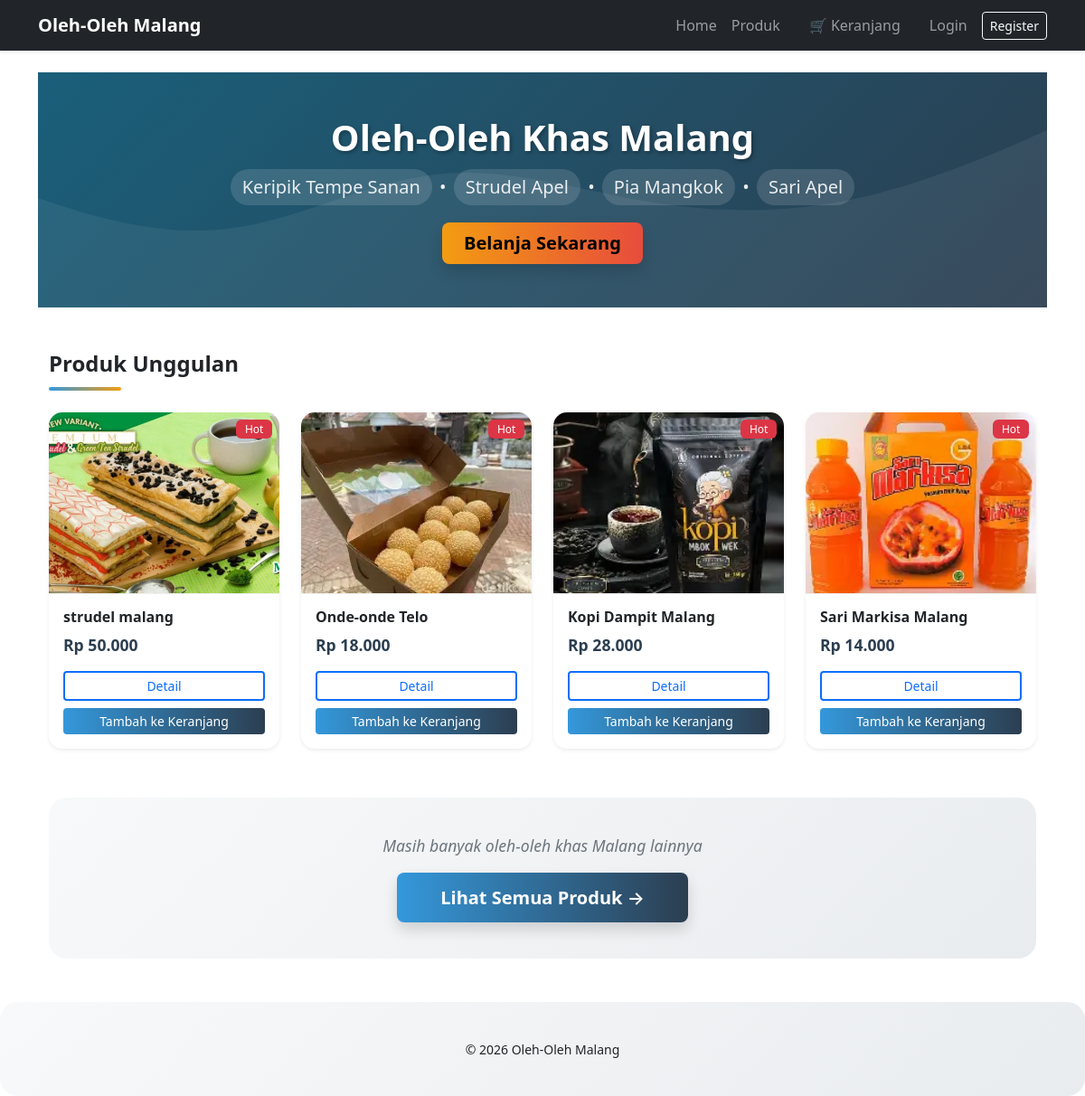
The page / on the database its author committed.
### tables this page shows
CREATE TABLE `produk` (
  `id_produk` int(11) NOT NULL,
  `id_kategori` int(11) DEFAULT NULL,
  `nama_produk` varchar(150) DEFAULT NULL,
  `harga` int(11) DEFAULT NULL,
  `stok` int(11) DEFAULT NULL,
  `gambar` varchar(100) DEFAULT NULL,
  `deskripsi` text,
  `created_at` datetime DEFAULT CURRENT_TIMESTAMP
);

### application/controllers/home.php (called while the page is built, shortened)
<?php
class Home extends CI_Controller {
    public function __construct()
    {
        $this->load->model('M_produk');
    }
    public function index()
    {
        $data['produk'] = $this->M_produk->get_limit(4);
        $this->load->view('templates/header');
        $this->load->view('home/index', $data);
        $this->load->view('templates/footer');
    }
}

### index.php (called while the page is built, shortened)
<?php
require_once BASEPATH.'core/CodeIgniter.php';

### application/models/M_produk.php (called while the page is built, shortened)
<?php
class M_produk extends CI_Model {
    public function get_limit($limit = 4)
    {
        $this->db->select('produk.*, kategori.nama_kategori');
        $this->db->from('produk');
        $this->db->join('kategori', 'kategori.id_kategori = produk.id_kategori', 'left');
        $this->db->order_by('produk.id_produk', 'DESC');
        $this->db->limit((int)$limit);
        return $this->db->get()->result();
    }
}

### application/views/home/index.php (the view, shortened to what this page needs)
<div class="bg-dark text-white py-5 mb-5">
  <div class="container text-center">
    <h1 class="fw-bold">Oleh-Oleh Khas Malang</h1>
    <p class="lead">
      <span>Keripik Tempe Sanan</span> • <span>Strudel Apel</span> • <span>Pia Mangkok</span> • <span>Sari Apel</span>
    </p>
    <a href="<?= base_url('produk') ?>" class="btn btn-warning btn-lg px-4 shadow">
      Belanja Sekarang
    </a>
  </div>
</div>
<div class="container mb-5">
  <h4 class="mb-4 fw-bold">Produk Unggulan</h4>
  <div class="row">
    <?php if (!empty($produk)): ?>
      <?php foreach ($produk as $p): ?>
        <div class="col-md-3 mb-4">
          <div class="card h-100 shadow-sm border-0">
            <div class="position-relative">
              <img src="<?= base_url('assets/images/produk/'.$p->gambar) ?>"
                   class="card-img-top"
                   style="height:200px; object-fit:cover;"
                   alt="<?= $p->nama_produk ?>">
              <span class="badge bg-danger position-absolute top-0 end-0 m-2">Hot</span>
            </div>
            <div class="card-body d-flex flex-column">
              <h6 class="fw-semibold"><?= $p->nama_produk ?></h6>
              <p class="fw-bold text-primary mb-3">
                Rp <?= number_format($p->harga, 0, ',', '.') ?>
              </p>
              <div class="mt-auto d-grid gap-2">
                <a href="<?= base_url('produk/detail/'.$p->id_produk) ?>"
                   class="btn btn-outline-primary btn-sm">
                  Detail
                </a>
                <a href="<?= base_url('cart/tambah/'.$p->id_produk) ?>"
                   class="btn btn-primary btn-sm">
                  Tambah ke Keranjang
                </a>
              </div>
            </div>
          </div>
        </div>
      <?php endforeach ?>
    <?php else: ?>
      <p class="text-muted">Produk belum tersedia.</p>
    <?php endif ?>
  </div>
  <div class="text-center mt-5">
    <p class="text-muted mb-3">
      Masih banyak oleh-oleh khas Malang lainnya
    </p>
    <a href="<?= base_url('produk') ?>"
       class="btn btn-primary btn-lg px-5 shadow">
      Lihat Semua Produk →
    </a>
  </div>
</div>

### application/views/templates/header.php (shortened to what this page needs)
<!DOCTYPE html>
<html lang="id">
<head>
    <link rel="stylesheet" href="<?= base_url('assets/css/bootstrap.min.css') ?>">
    <link rel="stylesheet" href="https://cdn.jsdelivr.net/npm/bootstrap-icons/font/bootstrap-icons.css">
</head>
<body>
<?php
$CI =& get_instance();
$id_user  = $CI->session->userdata('id_user');
$username = $CI->session->userdata('username');
?>
<nav class="navbar navbar-expand-lg navbar-dark bg-dark shadow-sm">
    <div class="container">
        <a class="navbar-brand fw-bold" href="<?= base_url() ?>">
            Oleh-Oleh Malang
        </a>
        <div class="collapse navbar-collapse" id="navbarNav">
            <ul class="navbar-nav ms-auto align-items-center">
                <li class="nav-item">
                    <a class="nav-link" href="<?= base_url() ?>">Home</a>
                </li>
                <li class="nav-item">
                    <a class="nav-link" href="<?= base_url('produk') ?>">Produk</a>
                </li>
                <li class="nav-item ms-3">
                    <a class="nav-link position-relative" href="<?= base_url('cart') ?>">
                        🛒 Keranjang
                    </a>
                </li>
                <?php if ($id_user): ?>
                    <li class="nav-item dropdown ms-4">
                        <a class="nav-link dropdown-toggle text-white"
                           href="#"
                           id="navbarProfile"
                           role="button"
                           data-bs-toggle="dropdown"
                           aria-expanded="false">
                            👤 <?= htmlspecialchars($username) ?>
                        </a>
                        <ul class="dropdown-menu dropdown-menu-end">
                            <li>
                                <a class="dropdown-item" href="<?= base_url('transaksi') ?>">
                                    Riwayat Transaksi
                                </a>
                            </li>
                            <li><hr class="dropdown-divider"></li>
                            <li>
                                <a class="dropdown-item text-danger"
                                   href="<?= base_url('logout') ?>"
                                   onclick="return confirm('Yakin ingin logout?')">
                                    Logout
                                </a>
                            </li>
                        </ul>
                    </li>
                <?php else: ?>
                    <li class="nav-item ms-3">
                        <a class="nav-link" href="<?= base_url('login') ?>">Login</a>
                    </li>
                    <li class="nav-item ms-2">
                        <a class="btn btn-sm btn-outline-light"
                           href="<?= base_url('register') ?>">Register</a>
                    </li>
                <?php endif; ?>
            </ul>
        </div>
    </div>
</nav>
<div class="container mt-4">

### application/views/templates/footer.php (shortened to what this page needs)
</div>
<footer class="bg-light text-center py-3 mt-5">
    <small>© <?= date('Y') ?> Oleh-Oleh Malang</small>
</footer>
</body>
</html>

### application/views/home/index.php (style rules this page uses)
.bg-dark.py-5 { background: linear-gradient(135deg, #1a5f7a 0%, #2c3e50 100%) !important; position: relative; overflow: hidden; }
.bg-dark.py-5::before { content: ''; position: absolute; top: 0; left: 0; right: 0; bottom: 0; background-size: cover; }
.bg-dark.py-5 h1 { font-family: 'Segoe UI', Tahoma, Geneva, Verdana, sans-serif; text-shadow: 2px 2px 4px rgba(0,0,0,0.3); position: relative; }
.bg-dark.py-5 .lead { font-size: 1.25rem; opacity: 0.9; position: relative; }
.bg-dark.py-5 .lead span { font-weight: 500; padding: 0.3rem 0.8rem; border-radius: 20px; background: rgba(255, 255, 255, 0.15); display: inline-block; margin: 0.2rem; }
.bg-dark.py-5 .btn-warning { background: linear-gradient(to right, #f39c12, #e74c3c); border: none; transition: all 0.3s ease; font-weight: 600; position: relative; }
.card.shadow-sm { transition: all 0.3s ease; border: none; border-radius: 15px; overflow: hidden; }
.card.shadow-sm img { transition: transform 0.5s ease; }
.card.shadow-sm .card-body { border-top: 1px solid #f0f0f0; }
.text-primary { color: #2c3e50 !important; font-size: 1.1rem; }
.btn-outline-primary { border-width: 2px; font-weight: 500; }
.btn-primary { background: linear-gradient(to right, #3498db, #2c3e50); border: none; transition: all 0.3s ease; font-weight: 500; }
h4.fw-bold { position: relative; padding-bottom: 15px; margin-bottom: 30px; }
h4.fw-bold::after { content: ''; position: absolute; bottom: 0; left: 0; width: 80px; height: 4px; background: linear-gradient(to right, #3498db, #f39c12); border-radius: 2px; }
.text-center.mt-5 { background: linear-gradient(135deg, #f8f9fa 0%, #e9ecef 100%); border-radius: 20px; padding: 40px !important; margin-top: 30px !important; }
.text-center.mt-5 .btn-primary { padding: 0.8rem 2.5rem; font-weight: 600; }
.text-muted.mb-3 { font-size: 1.1rem; color: #6c757d !important; }
.text-muted { color: #6c757d !important; font-style: italic; }
.badge { padding: 0.4em 0.8em; font-weight: 500; }

### rows shown on the page
produk: gambar (picture), nama_produk "strudel malang", harga "50.000"
produk: gambar (picture), nama_produk "Onde-onde Telo", harga "18.000"
produk: gambar (picture), nama_produk "Kopi Dampit Malang", harga "28.000"
produk: gambar (picture), nama_produk "Sari Markisa Malang", harga "14.000"
